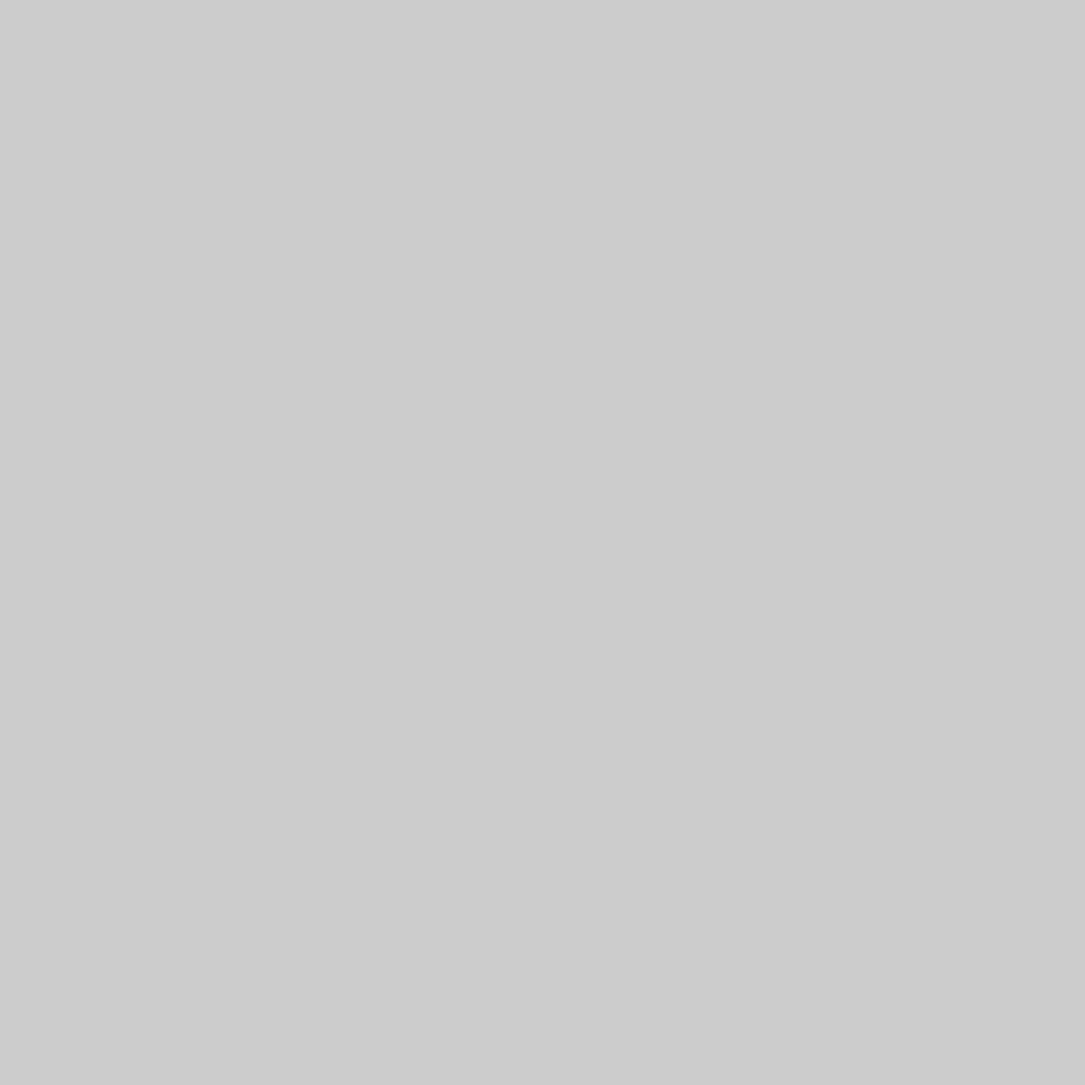
Frame 1 (no input)
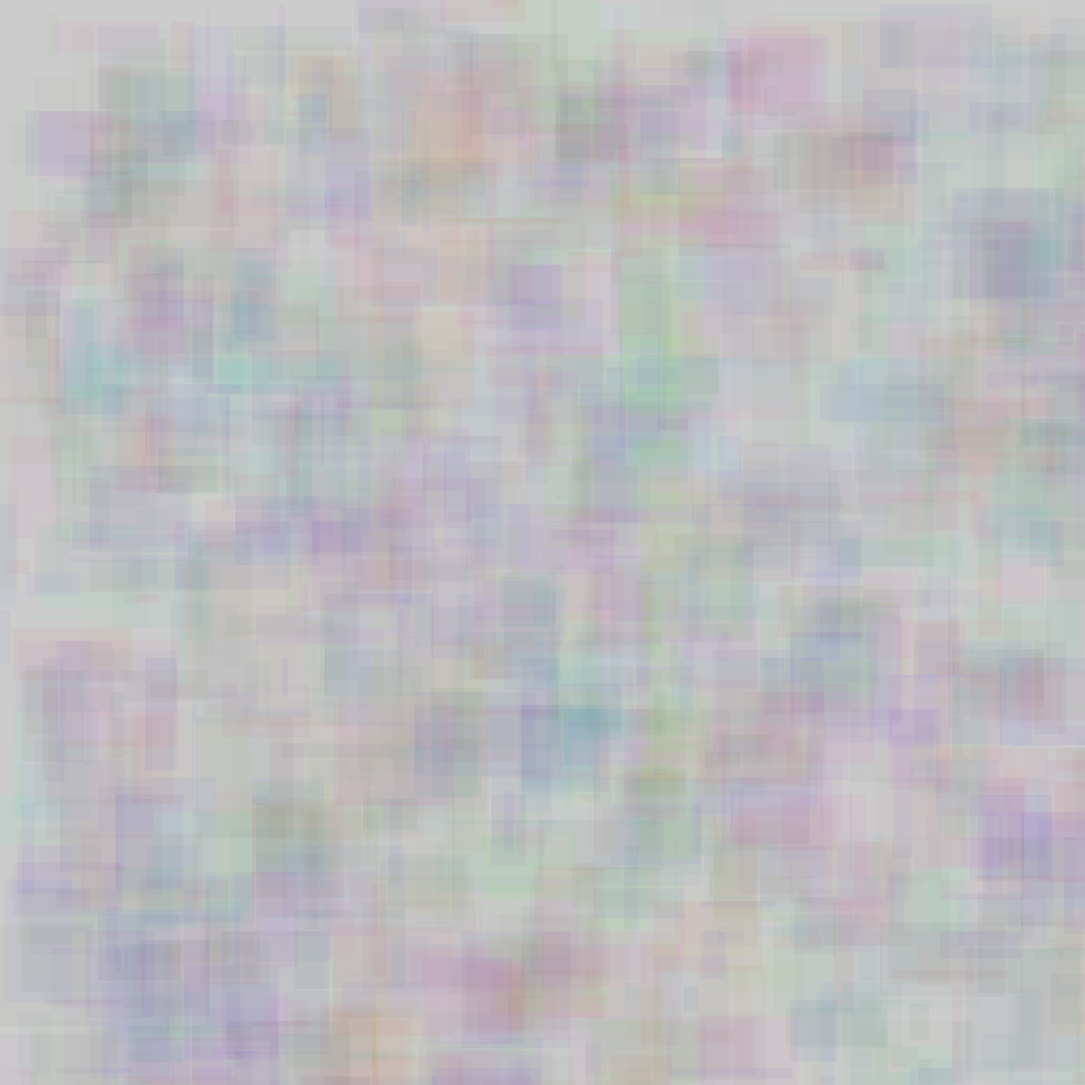
Frame 60 (the mouse pressed at the canvas centre just before this capture)
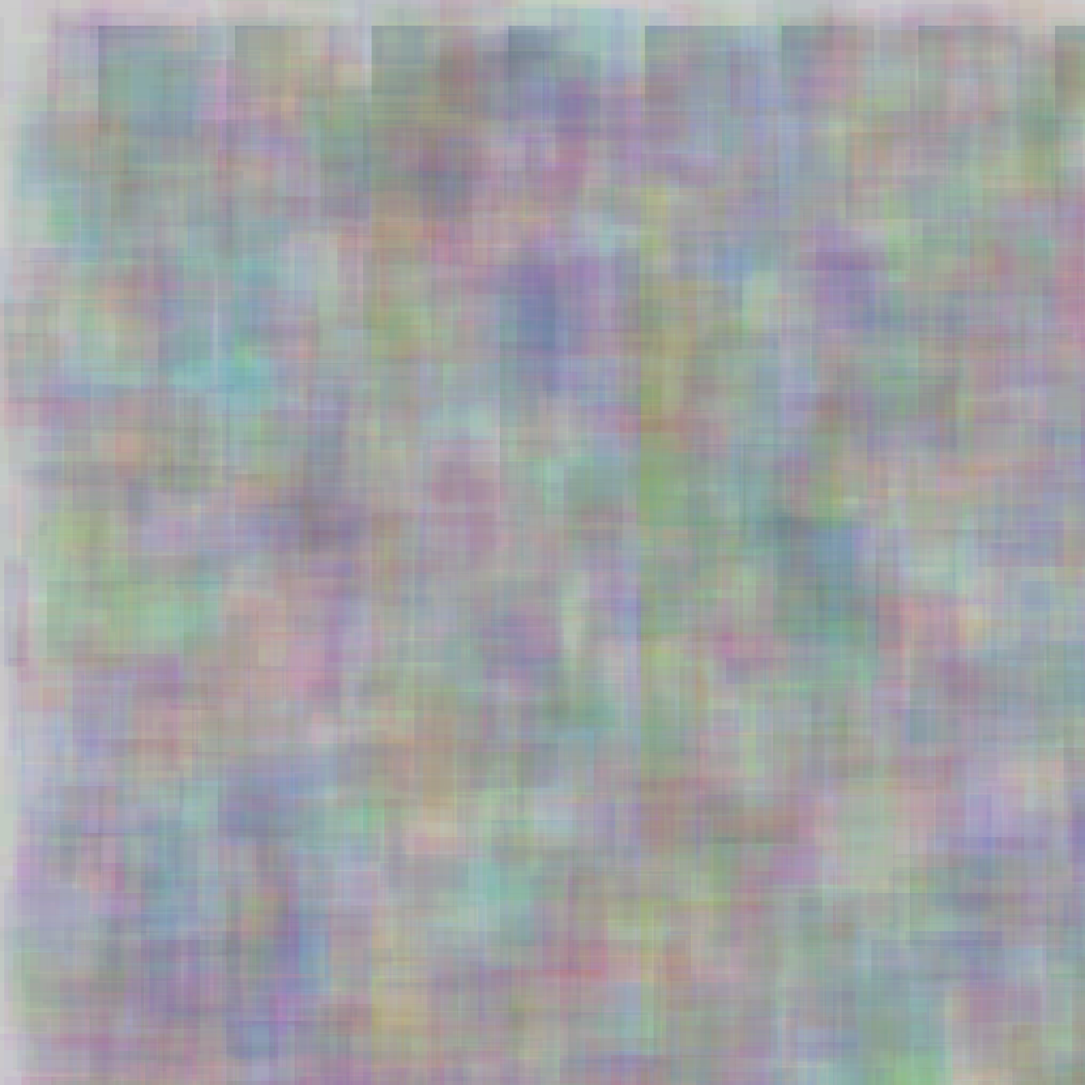
Frame 120 (the mouse held since frame 60 and released just before this capture)

The Processing sketch that drew these frames (run headless with seeded random() and noise(); from frame 60 on, the mouse is pressed at the canvas centre):

// Processing sketch: processing_113692
// ── processing_113692.pde

ArrayList<Byte> x, y, z, vx, vy, vz;
ArrayList<Integer> c;
 
void setup(){
  size(1300, 1300);
  x = new ArrayList();
  y = new ArrayList();
  z = new ArrayList();
  vx = new ArrayList();
  vy = new ArrayList();
  vz = new ArrayList();
  c = new ArrayList();
  frameRate(60);
  noStroke();
}
 
 
void draw(){ 
  for(int i = 0; i < x.size(); i++){
    x.set(i, byte(x.get(i)+vx.get(i)));
    y.set(i, byte(y.get(i)+vy.get(i)));
    z.set(i, byte(z.get(i)+vz.get(i)));
    fill(c.get(i));
    rect(map(x.get(i), -127, 127, 0, width)
        ,map(y.get(i), -127, 127, 0, height)
        ,random(150)
        ,random(150));
  }
   
  if(frameRate < 20  &&  x.size() > 0){
    x.remove(x.size()-1);
    y.remove(y.size()-1);
    z.remove(z.size()-1);
    vx.remove(x.size()-1);
    vy.remove(y.size()-1);
    vz.remove(z.size()-1);
    c.remove(z.size()-1);
  } else if(frameRate > 40){
    x.add(b());
    y.add(b());
    z.add(b());
    vx.add(b2());
    vy.add(b2());
    vz.add(b2());
    c.add(color(random(255),random(255),random(255),10));
  }
}
 
 
byte b(){
  return byte(random(-127,127));
}
 
byte b2(){
  return byte(random(-40,40));
}
